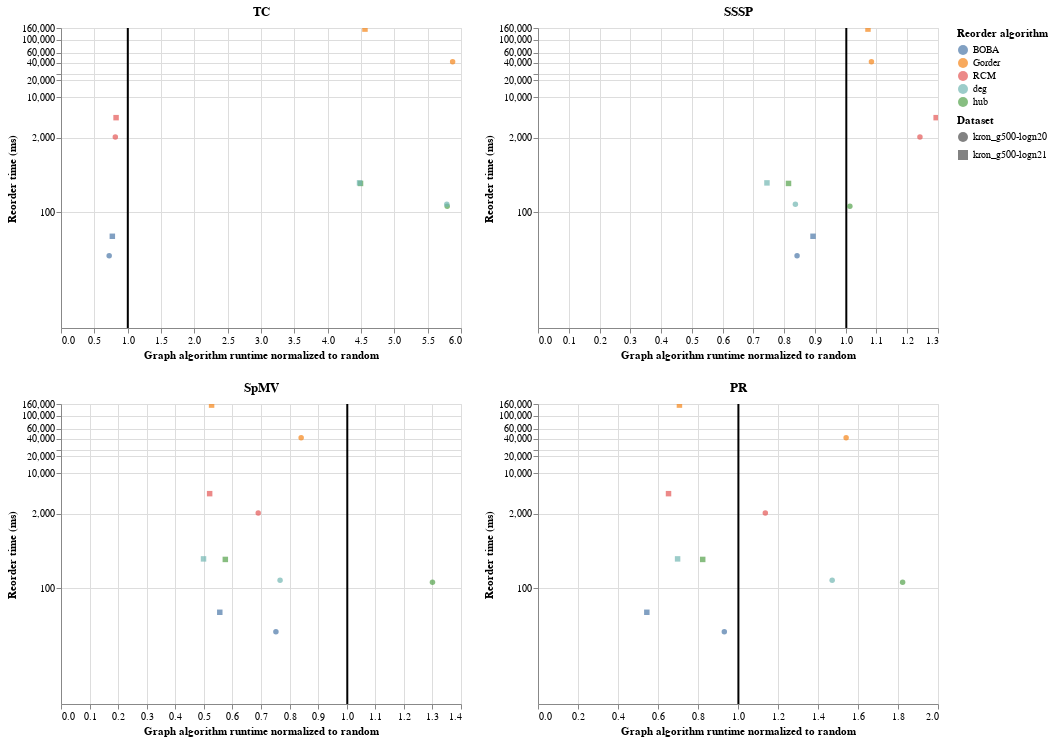

The notebook cell saved with this chart:
### Code cell
# normalize and plot
# random_result = results[(results['Reorder algorithm'] == 'rand')].sort_values('Dataset')
reorder_algos_results = results[results['Reorder algorithm'] != 'rand']
reorder_algos_results['Graph algorithm runtime'] = reorder_algos_results.apply(
    # lambda row : row['Graph algorithm runtime'] / random_result_[row['Dataset']][row['graph_algorithm']] , axis = 1)
    lambda row : row['Graph algorithm runtime'] , axis = 1)


y_axis_ticks=[100, 1000, 5000, 10000, 15000, 25000]
regular_data=reorder_algos_results[reorder_algos_results.apply(lambda x:  
            not is_scale_free_[graph_names_.index(x['Dataset'])], axis=1)]
make_pareto_combo_normalized(regular_data, 'uniform_graphs_normalized.pdf', y_axis_ticks)


y_axis_ticks=[100, 2000, 10000, 20000, 40000, 60000, 100000, 160000, 180000, 25000]
scale_free_data=reorder_algos_results[reorder_algos_results.apply(lambda x:  
            is_scale_free_[graph_names_.index(x['Dataset'])], axis=1)]
make_pareto_combo_normalized(scale_free_data, 'scale_free_graphs_normalized.pdf', y_axis_ticks)
# print(reorder_algos_results['Graph algorithm runtime normalized to random'])
# for col in results:
    # print(row)
        # ds = row['Dataset']
    # algo = row['graph_algorithm']

### Figure 1 — Vega-Lite specification as saved in the notebook (floating-point values rounded to 4 significant figures)
{"config": {"view": {"continuousWidth": 400, "continuousHeight": 300}}, "vconcat": [{"hconcat": [{"layer": [{"data": {"name": "data-68fe4ce187a0f6794fbe0300db7817f1"}, "mark": {"type": "rule", "strokeWidth": 2}, "encoding": {"x": {"type": "quantitative", "field": "x"}}}, {"data": {"name": "data-b478eda10fbcd13df9874997067cc156"}, "mark": {"type": "point", "filled": true}, "encoding": {"color": {"type": "nominal", "field": "Reorder algorithm"}, "shape": {"type": "nominal", "field": "Dataset"}, "tooltip": [{"type": "nominal", "field": "Dataset"}, {"type": "nominal", "field": "Reorder algorithm"}, {"type": "quantitative", "field": "Graph algorithm runtime"}, {"type": "quantitative", "field": "Reorder time"}], "x": {"type": "quantitative", "field": "Graph algorithm runtime", "title": "Graph algorithm runtime normalized to random"}, "y": {"type": "quantitative", "axis": {"values": [100, 2000, 10000, 20000, 40000, 60000, 100000, 160000, 180000, 25000]}, "field": "Reorder time", "scale": {"type": "symlog"}, "title": "Reorder time (ms)"}}, "selection": {"selector002": {"type": "interval", "bind": "scales", "encodings": ["x", "y"]}}, "title": "TC", "transform": [{"filter": "(datum.graph_algorithm === 'tc')"}]}]}, {"layer": [{"data": {"name": "data-68fe4ce187a0f6794fbe0300db7817f1"}, "mark": {"type": "rule", "strokeWidth": 2}, "encoding": {"x": {"type": "quantitative", "field": "x"}}}, {"data": {"name": "data-b478eda10fbcd13df9874997067cc156"}, "mark": {"type": "point", "filled": true}, "encoding": {"color": {"type": "nominal", "field": "Reorder algorithm"}, "shape": {"type": "nominal", "field": "Dataset"}, "tooltip": [{"type": "nominal", "field": "Dataset"}, {"type": "nominal", "field": "Reorder algorithm"}, {"type": "quantitative", "field": "Graph algorithm runtime"}, {"type": "quantitative", "field": "Reorder time"}], "x": {"type": "quantitative", "field": "Graph algorithm runtime", "title": "Graph algorithm runtime normalized to random"}, "y": {"type": "quantitative", "axis": {"values": [100, 2000, 10000, 20000, 40000, 60000, 100000, 160000, 180000, 25000]}, "field": "Reorder time", "scale": {"type": "symlog"}, "title": "Reorder time (ms)"}}, "selection": {"selector002": {"type": "interval", "bind": "scales", "encodings": ["x", "y"]}}, "title": "SSSP", "transform": [{"filter": "(datum.graph_algorithm === 'sssp')"}]}]}]}, {"hconcat": [{"layer": [{"data": {"name": "data-68fe4ce187a0f6794fbe0300db7817f1"}, "mark": {"type": "rule", "strokeWidth": 2}, "encoding": {"x": {"type": "quantitative", "field": "x"}}}, {"data": {"name": "data-b478eda10fbcd13df9874997067cc156"}, "mark": {"type": "point", "filled": true}, "encoding": {"color": {"type": "nominal", "field": "Reorder algorithm"}, "shape": {"type": "nominal", "field": "Dataset"}, "tooltip": [{"type": "nominal", "field": "Dataset"}, {"type": "nominal", "field": "Reorder algorithm"}, {"type": "quantitative", "field": "Graph algorithm runtime"}, {"type": "quantitative", "field": "Reorder time"}], "x": {"type": "quantitative", "field": "Graph algorithm runtime", "title": "Graph algorithm runtime normalized to random"}, "y": {"type": "quantitative", "axis": {"values": [100, 2000, 10000, 20000, 40000, 60000, 100000, 160000, 180000, 25000]}, "field": "Reorder time", "scale": {"type": "symlog"}, "title": "Reorder time (ms)"}}, "selection": {"selector002": {"type": "interval", "bind": "scales", "encodings": ["x", "y"]}}, "title": "SpMV", "transform": [{"filter": "(datum.graph_algorithm === 'spmv')"}]}]}, {"layer": [{"data": {"name": "data-68fe4ce187a0f6794fbe0300db7817f1"}, "mark": {"type": "rule", "strokeWidth": 2}, "encoding": {"x": {"type": "quantitative", "field": "x"}}}, {"data": {"name": "data-b478eda10fbcd13df9874997067cc156"}, "mark": {"type": "point", "filled": true}, "encoding": {"color": {"type": "nominal", "field": "Reorder algorithm"}, "shape": {"type": "nominal", "field": "Dataset"}, "tooltip": [{"type": "nominal", "field": "Dataset"}, {"type": "nominal", "field": "Reorder algorithm"}, {"type": "quantitative", "field": "Graph algorithm runtime"}, {"type": "quantitative", "field": "Reorder time"}], "x": {"type": "quantitative", "field": "Graph algorithm runtime", "title": "Graph algorithm runtime normalized to random"}, "y": {"type": "quantitative", "axis": {"values": [100, 2000, 10000, 20000, 40000, 60000, 100000, 160000, 180000, 25000]}, "field": "Reorder time", "scale": {"type": "symlog"}, "title": "Reorder time (ms)"}}, "selection": {"selector002": {"type": "interval", "bind": "scales", "encodings": ["x", "y"]}}, "title": "PR", "transform": [{"filter": "(datum.graph_algorithm === 'pr')"}]}]}]}], "$schema": "https://vega.github.io/schema/vega-lite/v4.8.1.json", "datasets": {"data-68fe4ce187a0f6794fbe0300db7817f1": [{"x": 1.002}], "data-b478eda10fbcd13df9874997067cc156": [{"Dataset": "kron_g500-logn20", "Reorder algorithm": "deg", "graph_algorithm": "sssp", "Graph algorithm runtime": 0.8365, "Reorder time": 139.0}, {"Dataset": "kron_g500-logn21", "Reorder algorithm": "deg", "graph_algorithm": "sssp", "Graph algorithm runtime": 0.7441, "Reorder time": 328.0}, {"Dataset": "kron_g500-logn21", "Reorder algorithm": "BOBA", "graph_algorithm": "pr", "Graph algorithm runtime": 0.5441, "Reorder time": 38.0}, {"Dataset": "kron_g500-logn21", "Reorder algorithm": "hub", "graph_algorithm": "pr", "Graph algorithm runtime": 0.8235, "Reorder time": 321.0}, {"Dataset": "kron_g500-logn20", "Reorder algorithm": "hub", "graph_algorithm": "pr", "Graph algorithm runtime": 1.823, "Reorder time": 129.0}, {"Dataset": "kron_g500-logn21", "Reorder algorithm": "BOBA", "graph_algorithm": "tc", "Graph algorithm runtime": 0.7701, "Reorder time": 38.0}, {"Dataset": "kron_g500-logn20", "Reorder algorithm": "BOBA", "graph_algorithm": "tc", "Graph algorithm runtime": 0.7226, "Reorder time": 17.0}, {"Dataset": "kron_g500-logn21", "Reorder algorithm": "hub", "graph_algorithm": "sssp", "Graph algorithm runtime": 0.8141, "Reorder time": 321.0}, {"Dataset": "kron_g500-logn20", "Reorder algorithm": "hub", "graph_algorithm": "sssp", "Graph algorithm runtime": 1.014, "Reorder time": 129.0}, {"Dataset": "kron_g500-logn20", "Reorder algorithm": "Gorder", "graph_algorithm": "tc", "Graph algorithm runtime": 5.874, "Reorder time": 41700.0}, {"Dataset": "kron_g500-logn20", "Reorder algorithm": "deg", "graph_algorithm": "pr", "Graph algorithm runtime": 1.471, "Reorder time": 139.0}, {"Dataset": "kron_g500-logn21", "Reorder algorithm": "deg", "graph_algorithm": "pr", "Graph algorithm runtime": 0.698, "Reorder time": 328.0}, {"Dataset": "kron_g500-logn20", "Reorder algorithm": "BOBA", "graph_algorithm": "pr", "Graph algorithm runtime": 0.9316, "Reorder time": 17.0}, {"Dataset": "kron_g500-logn20", "Reorder algorithm": "RCM", "graph_algorithm": "sssp", "Graph algorithm runtime": 1.241, "Reorder time": 2049.0}, {"Dataset": "kron_g500-logn20", "Reorder algorithm": "Gorder", "graph_algorithm": "sssp", "Graph algorithm runtime": 1.084, "Reorder time": 41700.0}, {"Dataset": "kron_g500-logn21", "Reorder algorithm": "BOBA", "graph_algorithm": "sssp", "Graph algorithm runtime": 0.8938, "Reorder time": 38.0}, {"Dataset": "kron_g500-logn20", "Reorder algorithm": "BOBA", "graph_algorithm": "spmv", "Graph algorithm runtime": 0.7522, "Reorder time": 17.0}, {"Dataset": "kron_g500-logn21", "Reorder algorithm": "BOBA", "graph_algorithm": "spmv", "Graph algorithm runtime": 0.5557, "Reorder time": 38.0}, {"Dataset": "kron_g500-logn21", "Reorder algorithm": "Gorder", "graph_algorithm": "pr", "Graph algorithm runtime": 0.7072, "Reorder time": 153100.0}, {"Dataset": "kron_g500-logn20", "Reorder algorithm": "BOBA", "graph_algorithm": "sssp", "Graph algorithm runtime": 0.842, "Reorder time": 17.0}, {"Dataset": "kron_g500-logn21", "Reorder algorithm": "RCM", "graph_algorithm": "sssp", "Graph algorithm runtime": 1.294, "Reorder time": 4454.0}, {"Dataset": "kron_g500-logn20", "Reorder algorithm": "Gorder", "graph_algorithm": "spmv", "Graph algorithm runtime": 0.8406, "Reorder time": 41700.0}, {"Dataset": "kron_g500-logn21", "Reorder algorithm": "RCM", "graph_algorithm": "tc", "Graph algorithm runtime": 0.8261, "Reorder time": 4454.0}, {"Dataset": "kron_g500-logn21", "Reorder algorithm": "Gorder", "graph_algorithm": "tc", "Graph algorithm runtime": 4.56, "Reorder time": 153100.0}, {"Dataset": "kron_g500-logn21", "Reorder algorithm": "RCM", "graph_algorithm": "pr", "Graph algorithm runtime": 0.6526, "Reorder time": 4454.0}, {"Dataset": "kron_g500-logn20", "Reorder algorithm": "RCM", "graph_algorithm": "tc", "Graph algorithm runtime": 0.8148, "Reorder time": 2049.0}, {"Dataset": "kron_g500-logn20", "Reorder algorithm": "RCM", "graph_algorithm": "pr", "Graph algorithm runtime": 1.137, "Reorder time": 2049.0}, {"Dataset": "kron_g500-logn20", "Reorder algorithm": "RCM", "graph_algorithm": "spmv", "Graph algorithm runtime": 0.6903, "Reorder time": 2049.0}, {"Dataset": "kron_g500-logn21", "Reorder algorithm": "deg", "graph_algorithm": "spmv", "Graph algorithm runtime": 0.4988, "Reorder time": 328.0}, {"Dataset": "kron_g500-logn20", "Reorder algorithm": "deg", "graph_algorithm": "spmv", "Graph algorithm runtime": 0.7668, "Reorder time": 139.0}, {"Dataset": "kron_g500-logn21", "Reorder algorithm": "hub", "graph_algorithm": "tc", "Graph algorithm runtime": 4.493, "Reorder time": 321.0}, {"Dataset": "kron_g500-logn20", "Reorder algorithm": "hub", "graph_algorithm": "tc", "Graph algorithm runtime": 5.793, "Reorder time": 129.0}, {"Dataset": "kron_g500-logn21", "Reorder algorithm": "Gorder", "graph_algorithm": "spmv", "Graph algorithm runtime": 0.5271, "Reorder time": 153100.0}, {"Dataset": "kron_g500-logn20", "Reorder algorithm": "Gorder", "graph_algorithm": "pr", "Graph algorithm runtime": 1.541, "Reorder time": 41700.0}, {"Dataset": "kron_g500-logn21", "Reorder algorithm": "RCM", "graph_algorithm": "spmv", "Graph algorithm runtime": 0.5203, "Reorder time": 4454.0}, {"Dataset": "kron_g500-logn20", "Reorder algorithm": "deg", "graph_algorithm": "tc", "Graph algorithm runtime": 5.787, "Reorder time": 139.0}, {"Dataset": "kron_g500-logn21", "Reorder algorithm": "deg", "graph_algorithm": "tc", "Graph algorithm runtime": 4.478, "Reorder time": 328.0}, {"Dataset": "kron_g500-logn20", "Reorder algorithm": "hub", "graph_algorithm": "spmv", "Graph algorithm runtime": 1.3, "Reorder time": 129.0}, {"Dataset": "kron_g500-logn21", "Reorder algorithm": "Gorder", "graph_algorithm": "sssp", "Graph algorithm runtime": 1.072, "Reorder time": 153100.0}, {"Dataset": "kron_g500-logn21", "Reorder algorithm": "hub", "graph_algorithm": "spmv", "Graph algorithm runtime": 0.5751, "Reorder time": 321.0}]}}
